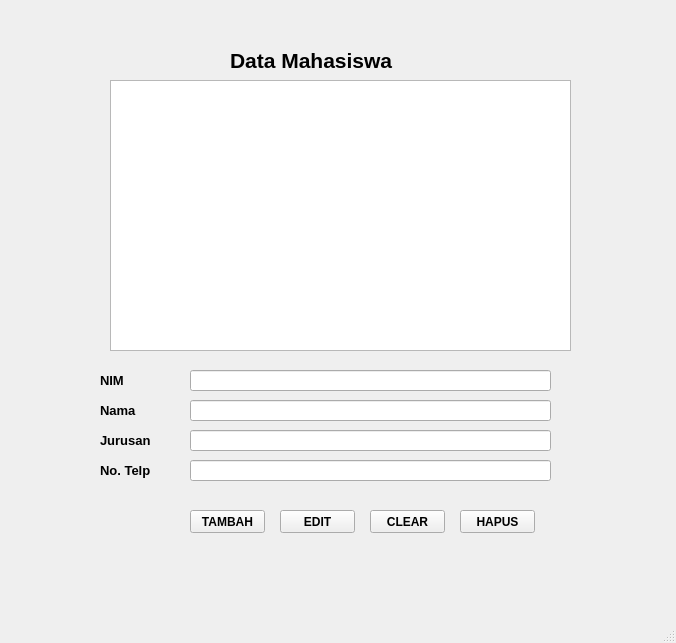
<?xml version="1.0" encoding="UTF-8"?>
<ui version="4.0">
 <class>MainWindow</class>
 <widget class="QMainWindow" name="MainWindow">
  <property name="geometry">
   <rect>
    <x>0</x>
    <y>0</y>
    <width>676</width>
    <height>643</height>
   </rect>
  </property>
  <property name="windowTitle">
   <string>MainWindow</string>
  </property>
  <widget class="QWidget" name="centralwidget">
   <widget class="QLabel" name="label">
    <property name="geometry">
     <rect>
      <x>230</x>
      <y>40</y>
      <width>241</width>
      <height>41</height>
     </rect>
    </property>
    <property name="font">
     <font>
      <pointsize>16</pointsize>
      <weight>75</weight>
      <bold>true</bold>
     </font>
    </property>
    <property name="text">
     <string>Data Mahasiswa</string>
    </property>
   </widget>
   <widget class="QLabel" name="label_2">
    <property name="geometry">
     <rect>
      <x>100</x>
      <y>370</y>
      <width>47</width>
      <height>21</height>
     </rect>
    </property>
    <property name="font">
     <font>
      <pointsize>10</pointsize>
      <weight>75</weight>
      <bold>true</bold>
     </font>
    </property>
    <property name="text">
     <string>NIM</string>
    </property>
   </widget>
   <widget class="QLineEdit" name="lineEdit">
    <property name="geometry">
     <rect>
      <x>190</x>
      <y>370</y>
      <width>361</width>
      <height>21</height>
     </rect>
    </property>
    <property name="text">
     <string/>
    </property>
   </widget>
   <widget class="QLabel" name="label_3">
    <property name="geometry">
     <rect>
      <x>100</x>
      <y>400</y>
      <width>47</width>
      <height>21</height>
     </rect>
    </property>
    <property name="font">
     <font>
      <pointsize>10</pointsize>
      <weight>75</weight>
      <bold>true</bold>
     </font>
    </property>
    <property name="text">
     <string>Nama</string>
    </property>
   </widget>
   <widget class="QLineEdit" name="lineEdit_2">
    <property name="geometry">
     <rect>
      <x>190</x>
      <y>400</y>
      <width>361</width>
      <height>21</height>
     </rect>
    </property>
   </widget>
   <widget class="QLabel" name="label_4">
    <property name="geometry">
     <rect>
      <x>100</x>
      <y>430</y>
      <width>81</width>
      <height>21</height>
     </rect>
    </property>
    <property name="font">
     <font>
      <pointsize>10</pointsize>
      <weight>75</weight>
      <bold>true</bold>
     </font>
    </property>
    <property name="text">
     <string>Jurusan </string>
    </property>
   </widget>
   <widget class="QLineEdit" name="lineEdit_3">
    <property name="geometry">
     <rect>
      <x>190</x>
      <y>430</y>
      <width>361</width>
      <height>21</height>
     </rect>
    </property>
   </widget>
   <widget class="QLabel" name="label_5">
    <property name="geometry">
     <rect>
      <x>100</x>
      <y>460</y>
      <width>81</width>
      <height>21</height>
     </rect>
    </property>
    <property name="font">
     <font>
      <pointsize>10</pointsize>
      <weight>75</weight>
      <bold>true</bold>
     </font>
    </property>
    <property name="text">
     <string>No. Telp</string>
    </property>
   </widget>
   <widget class="QLineEdit" name="lineEdit_4">
    <property name="geometry">
     <rect>
      <x>190</x>
      <y>460</y>
      <width>361</width>
      <height>21</height>
     </rect>
    </property>
   </widget>
   <widget class="QPushButton" name="pushButton">
    <property name="geometry">
     <rect>
      <x>190</x>
      <y>510</y>
      <width>75</width>
      <height>23</height>
     </rect>
    </property>
    <property name="font">
     <font>
      <weight>75</weight>
      <bold>true</bold>
     </font>
    </property>
    <property name="text">
     <string>TAMBAH</string>
    </property>
   </widget>
   <widget class="QPushButton" name="pushButton_2">
    <property name="geometry">
     <rect>
      <x>280</x>
      <y>510</y>
      <width>75</width>
      <height>23</height>
     </rect>
    </property>
    <property name="font">
     <font>
      <weight>75</weight>
      <bold>true</bold>
     </font>
    </property>
    <property name="text">
     <string>EDIT</string>
    </property>
   </widget>
   <widget class="QPushButton" name="pushButton_3">
    <property name="geometry">
     <rect>
      <x>370</x>
      <y>510</y>
      <width>75</width>
      <height>23</height>
     </rect>
    </property>
    <property name="font">
     <font>
      <weight>75</weight>
      <bold>true</bold>
     </font>
    </property>
    <property name="text">
     <string>CLEAR</string>
    </property>
   </widget>
   <widget class="QPushButton" name="pushButton_4">
    <property name="geometry">
     <rect>
      <x>460</x>
      <y>510</y>
      <width>75</width>
      <height>23</height>
     </rect>
    </property>
    <property name="font">
     <font>
      <weight>75</weight>
      <bold>true</bold>
     </font>
    </property>
    <property name="text">
     <string>HAPUS</string>
    </property>
   </widget>
   <widget class="QTextBrowser" name="textBrowser">
    <property name="geometry">
     <rect>
      <x>110</x>
      <y>80</y>
      <width>461</width>
      <height>271</height>
     </rect>
    </property>
   </widget>
  </widget>
  <widget class="QMenuBar" name="menubar">
   <property name="geometry">
    <rect>
     <x>0</x>
     <y>0</y>
     <width>676</width>
     <height>26</height>
    </rect>
   </property>
  </widget>
  <widget class="QStatusBar" name="statusbar"/>
 </widget>
 <resources/>
 <connections/>
</ui>
